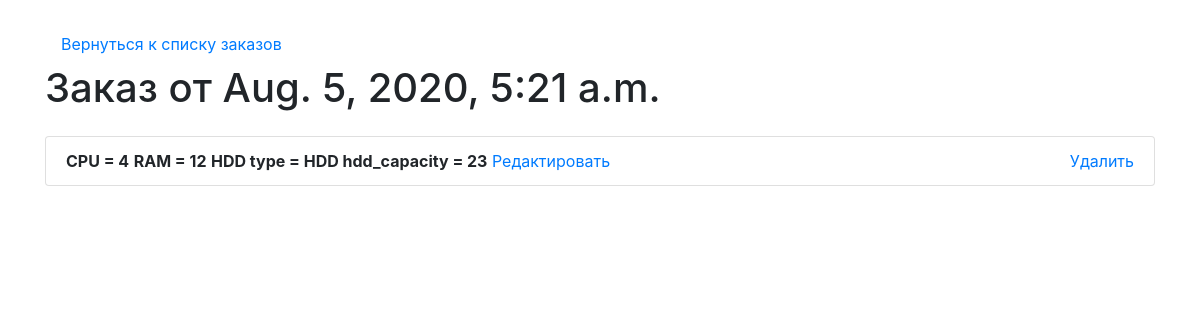
/detail/1, run on the app's committed database.
### core/models.py (models this page shows, shortened)
class VirtualMachine(models.Model):
    create_date = models.DateTimeField(auto_now=True)
    cpu = models.IntegerField(null=False, verbose_name='Количество ядер центрального процессора')
    ram = models.IntegerField(null=False, verbose_name='Оперативная память')
    sata = 'sata'
    ssd = 'ssd'
    sas = 'sas'
    hdd_type_choices = [
        (sata, 'sata'),
        (ssd, 'ssd'),
        (sas, 'sas'),
    ]
    hdd_type = models.CharField(max_length=15, choices=hdd_type_choices, verbose_name='Тип жёсткого диска')
    hdd_capacity = models.IntegerField(null=False, verbose_name='Объём памяти жёсткого диска')
    current_user = models.ForeignKey(User, on_delete=models.PROTECT, null=True)
    class Meta:
        verbose_name='Виртуальную машину'
        verbose_name_plural='Виртуальные машины'

### core/views.py (the view)
# urls.py: path('detail/<int:pk>', views.HomeDetailView.as_view(), name='detail'),
class HomeDetailView(DetailView):
    model = VirtualMachine
    template_name = 'detail.html'
    context_object_name = 'get_virtual_machine'

### core/templates/detail.html (shortened to what this page needs)
<!doctype html>
<html lang="en">
  <head>
    <link rel="stylesheet" href="https://stackpath.bootstrapcdn.com/bootstrap/4.5.0/css/bootstrap.min.css">
  </head>
  <body>
    <div class="container mt-4">
      <ul class="nav">
      <li class="nav-item">
      <a class="nav-link active" href="{% url 'home' %}">Вернуться к списку заказов</a>
      </li>
      </ul>
    <h1>Заказ от {{get_virtual_machine.create_date }}</h1>
    <ul class="list-group mt-4">
      <li class="list-group-item">
        <b>CPU = {{ get_virtual_machine.cpu }}</b>
        <b>RAM = {{ get_virtual_machine.ram }}</b>
        <b>HDD type = {{ get_virtual_machine.type }}</b>
        <b>HDD hdd_capacity = {{ get_virtual_machine.hdd_capacity }}</b>
        <span class="mt-5"><a href="">Редактировать</a><span>
        <span class="float-right"><a href="">Удалить</a><span>
      </li>
    </ul>
    </div>
  </body>
</html>

### data on the page
VirtualMachine: create_date "Aug. 5, 2020, 5:21 a.m.", cpu "4", ram "12", hdd_capacity "23"
